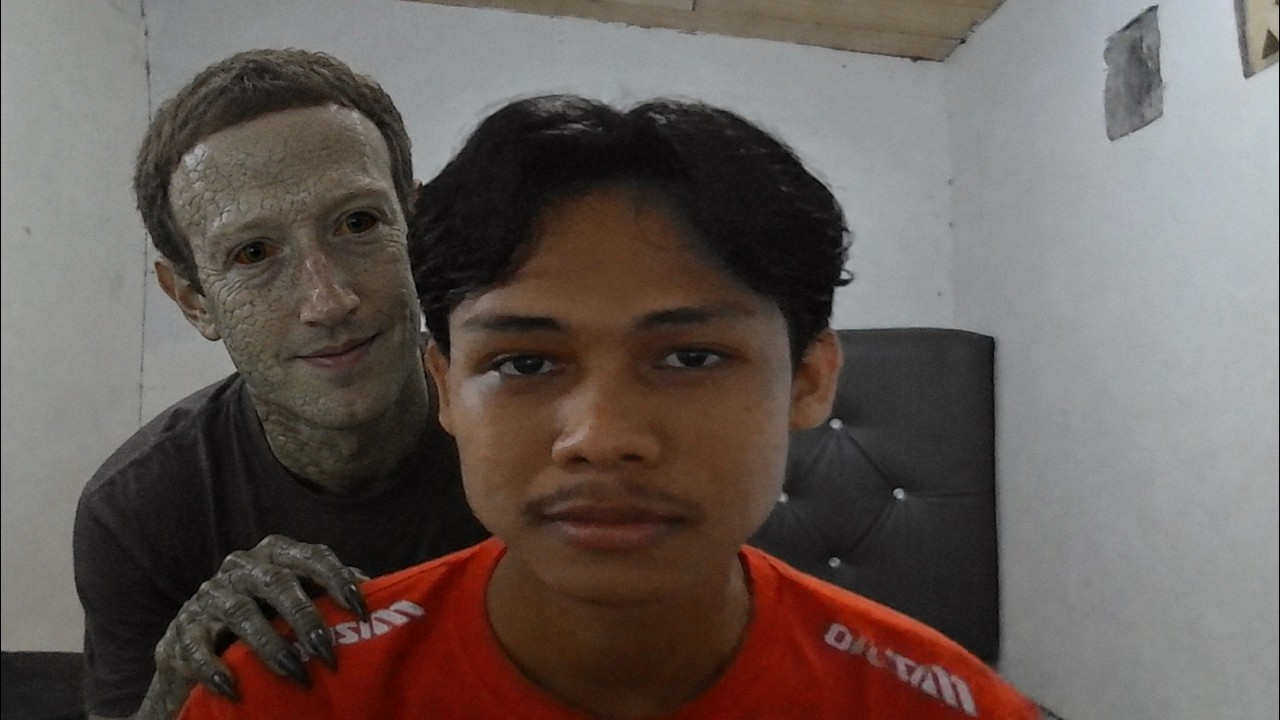
#> input picture image.png, 1280 x 720 px, found by its file name
$ python 'PPO 4.py'
#> lines starting #> are read from the running program, lines starting #| are printed output that depends on the picture; after the words box and inside, x2 and y2 are one past the last pixel; in counts of white or black regions, pixels touching at a corner belong together
# GRAYSCALE KE BINARY
import cv2
import numpy as np
import math

# Baca gambardan ubah ke grayscale
img = cv2.imread('C:/Users/User/OneDrive/Desktop/CODE PPO_Alifio Eren/image.png', cv2.IMREAD_GRAYSCALE)
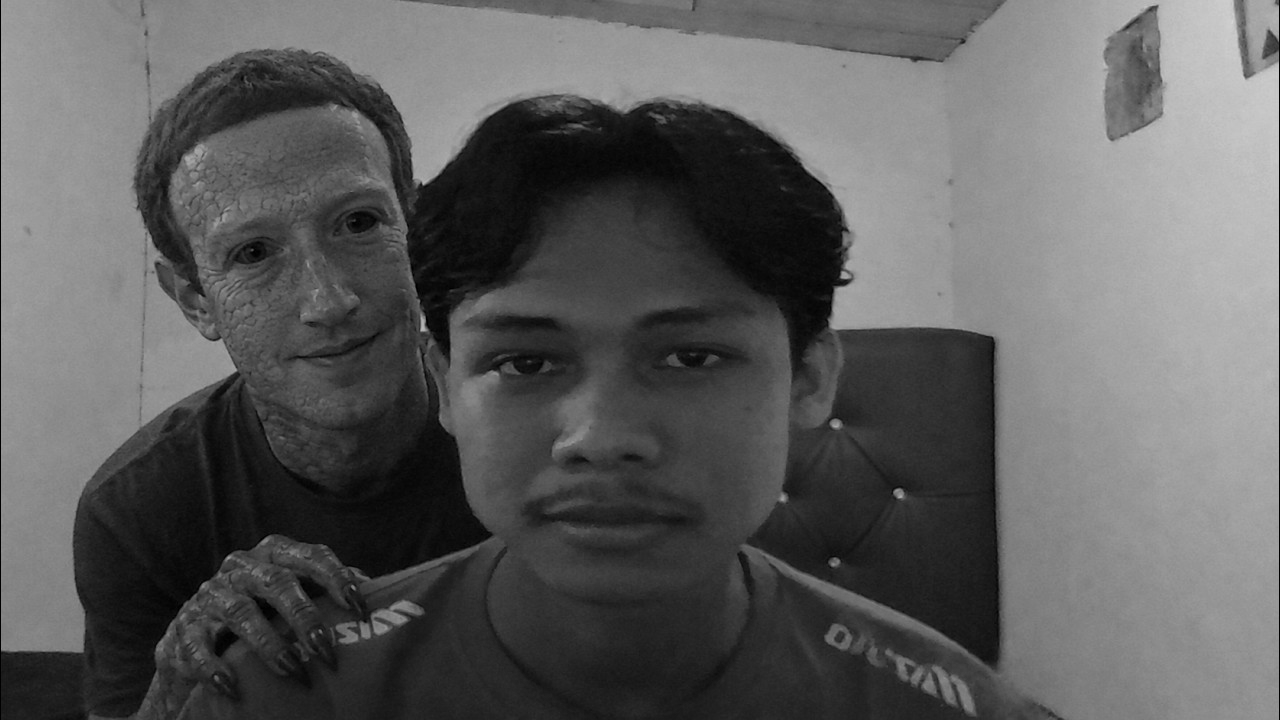
#> img: shape (720, 1280); min 0, max 214, mean 93.2
#----------------------------------------------------------------------------------------------#
# Resize
resize = cv2.resize(img, (200, 200), interpolation=cv2.INTER_NEAREST)
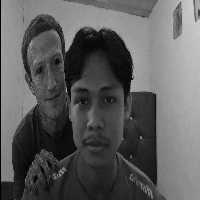
#> resize: shape (200, 200); min 0, max 206, mean 92.8
#----------------------------------------------------------------------------------------------#

# Tentukan nilai ambang (threshold)
treshold = 90 #bisa di ubah antara 0-255

# Buat array kosong untuk hasil biner
binary_manual = np.zeros_like(img)

# Terapkan proses binerisasi manual
binary_manual[img >= treshold] = 255
binary_manual[img <= treshold] = 0

#----------------------------------------------------------------------------------------------#
# ROTASI
img = cv2.resize(img, (200, 200))
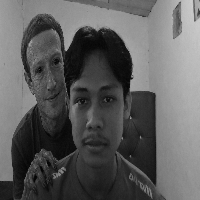
#> img: shape (200, 200); min 2, max 210, mean 93.4
h, w = img.shape[:2]
#> h = 200; w = 200

# Sudut rotasi (misal 45 derajat)
theta = math.radians(90)

# Titik pusat rotasi
x_c, y_c = w // 2, h // 2
#> x_c = 100; y_c = 100

# Buat canvas kosong
rotated =np.zeros_like (img)

for y_new in range (h):
    for x_new in range (w):
        # Hitung koordinat asal (inverse rotation)
        X_old = (x_new - x_c) * math.cos(theta) + (y_new - y_c) * math.sin(theta) + y_c
        y_old = (x_new - x_c) * math.sin(theta) + (y_new - y_c) * math.cos(theta) + y_c

        # Cek apakah masih dalam batas gambar asli
        if 0 <= int (X_old) < w and 0 <= int (y_old) < h:
            rotated[y_new, x_new] = img[int(y_old), int(X_old)]
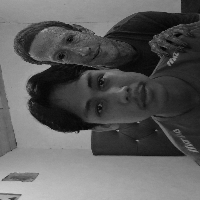
#> rotated: shape (200, 200); min 2, max 210, mean 93.3
#----------------------------------------------------------------------------------------------#

# Tampilkan hasil
cv2.imshow('Resize Manual', resize)
cv2.imshow('Grayscale', img)
cv2.imshow('Biner Manual', binary_manual)
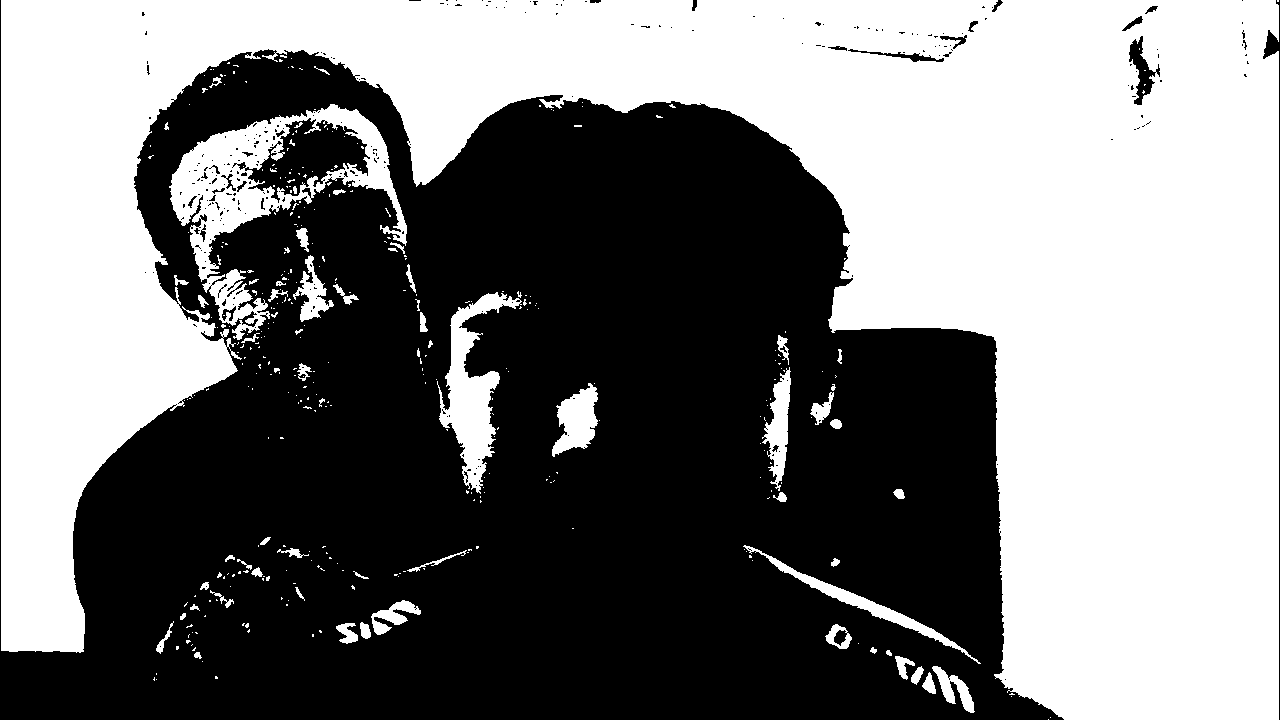
#> window 'Biner Manual': shape (720, 1280); 48.6% white; 372 white regions (308 under 20 px), largest, box (x1, y1, x2, y2) and area: (1, 0, 1279, 720) 413439, (169, 104, 407, 340) 14834, (437, 292, 522, 494) 5893
cv2.imshow('Rotasi Manual', rotated)
cv2.waitKey(0)
cv2.destroyAllWindows()

$ run again, with Pigai.webp saved as image.png
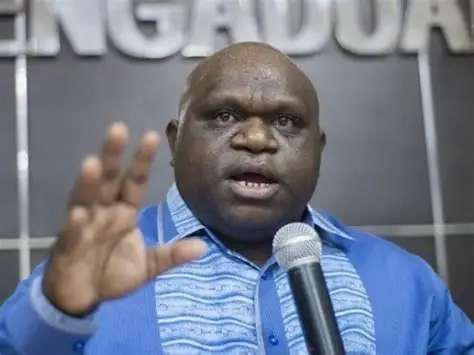
#> input picture Pigai.webp, 474 x 355 px, found by its file name
#> after the loop `for y_new in range (h):`:
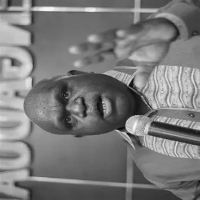
#> rotated: shape (200, 200); min 7, max 248, mean 122.1
#> `cv2.imshow('Biner Manual', binary_manual)`:
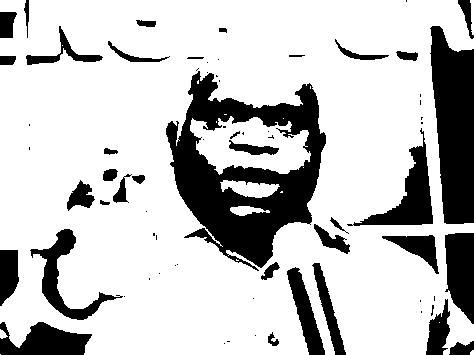
#> window 'Biner Manual': shape (355, 474); 77% white; 70 black regions (34 under 20 px), largest, box (x1, y1, x2, y2) and area: (166, 71, 326, 271) 14201, (430, 26, 474, 224) 6669, (347, 128, 433, 226) 2352
